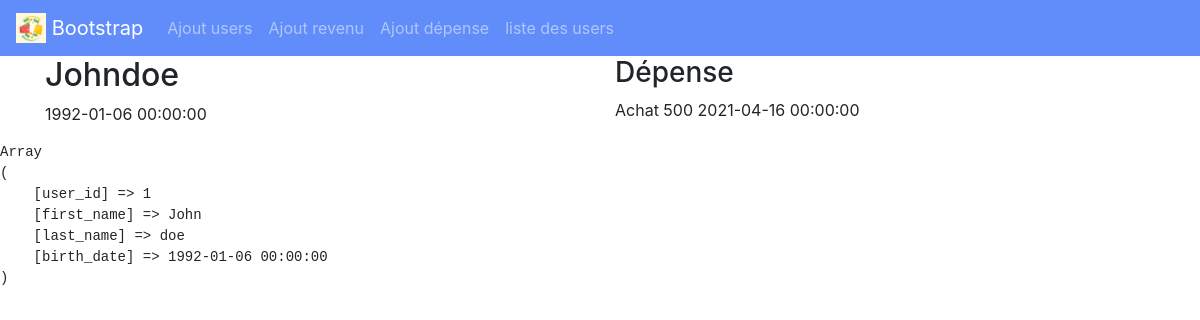
Screenshot of /user_detail.php?user_id=1 with the database file from the repository.
### tables this page shows
CREATE TABLE `users` (
  `user_id` int(11) NOT NULL,
  `first_name` varchar(150) NOT NULL,
  `last_name` varchar(150) NOT NULL,
  `birth_date` datetime NOT NULL
);

CREATE TABLE `expenses` (
  `exp_id` int(11) NOT NULL,
  `exp_date` datetime NOT NULL,
  `exp_amount` decimal(10,0) NOT NULL,
  `exp_label` varchar(255) NOT NULL,
  `user_id` int(11) NOT NULL
);

### function.php (called while the page is built, shortened)
<?php
function get_user_detail($user_id)
{
    $db = db();
    $sql = <<<EOD
        SELECT user_id,first_name,last_name,birth_date FROM `users`
        WHERE `user_id` = :user_id;
EOD;
    $find_user_Stmt = $db->prepare($sql);
    $find_user_Stmt->bindValue(':user_id', $user_id);
    $find_user_Stmt->execute();
    return $find_user_Stmt->fetch(PDO::FETCH_ASSOC);
}
function get_user_detail_expense($user_id)
{
    $db = db();
    $sql = <<<EOD
    SELECT exp_id,exp_date,exp_amount,exp_label FROM `expenses`
    WHERE `user_id` = :user_id;
EOD;
    $find_user_Stmt = $db->prepare($sql);
    $find_user_Stmt->bindValue(':user_id', $user_id);
    $find_user_Stmt->execute();
    return $find_user_Stmt->fetch(PDO::FETCH_ASSOC);
}

### user_detail.php (the view)
<?php require_once 'function.php'; ?>
<?php require_once 'inc/header.php'; ?>
<body>
    <div class="container">
        <div class="row">
            <?php
            $erreur = "<div class='alert alert-warning'>L'application n'a pas trouvé d'utilisateur.</div>";
            extract($_GET);
            $user_id = $_GET["user_id"];
            if (isset($user_id) && !empty($user_id)) {
                $user = get_user_detail($user_id);
                if (get_user_detail($user_id) != false) {
                    $expense = get_user_detail_expense($user_id)
            ?>
                    <div class="col">
                        <h2><?php echo $user['first_name'], $user['last_name'] ?></h2>
                        <p><?php echo $user['birth_date']; ?></p>
                    </div>
                    <div class="col">
                        <h3>Dépense</h3>
                        <p><?php echo $expense['exp_label'] ?> <?php echo $expense['exp_amount'] ?>
                            <?php echo $expense['exp_date'] ?></p>
                    </div>
            <?php
                } else {
                    echo $erreur;
                }
            } else {
                echo $erreur;
            };
            ?>
        </div>
    </div>
    <?php require_once 'inc/footer.php';
    print_r_function($user); ?>

### assets/css/style.css (style rules this page uses)
body { margin: 0 !important; min-height:100% !important; }

### rows the page displays
users: first_name "John", last_name "doe", birth_date "1992-01-06 00:00:00"
expenses: exp_label "Achat", exp_amount "500", exp_date "2021-04-16 00:00:00"

### other values shown
print_r($value, true) "Array ( [user_id] => 1 [first_name] => John [last_name] => doe [birth_date] => 1992-01-06 00:00:00 )"
